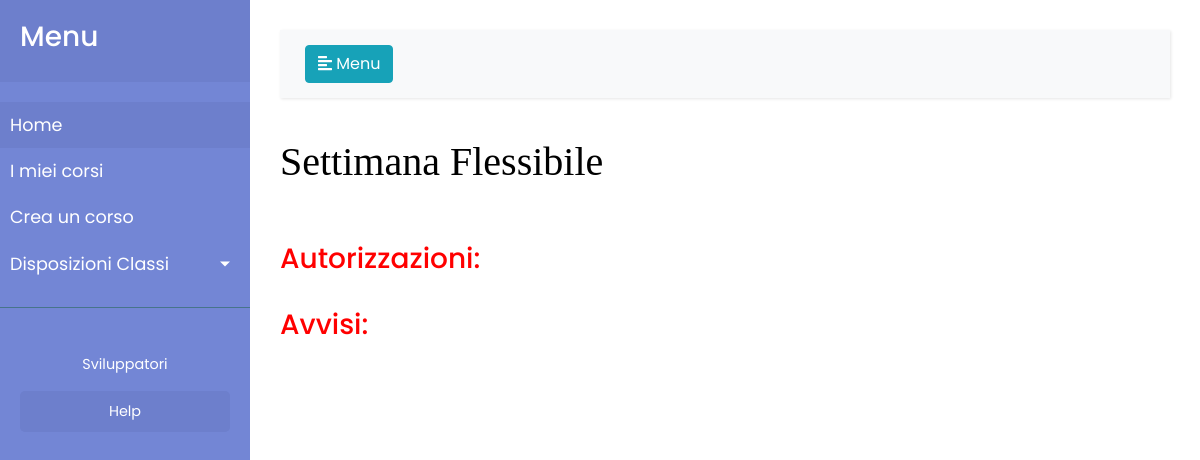
The app's page / (signed in), older data.
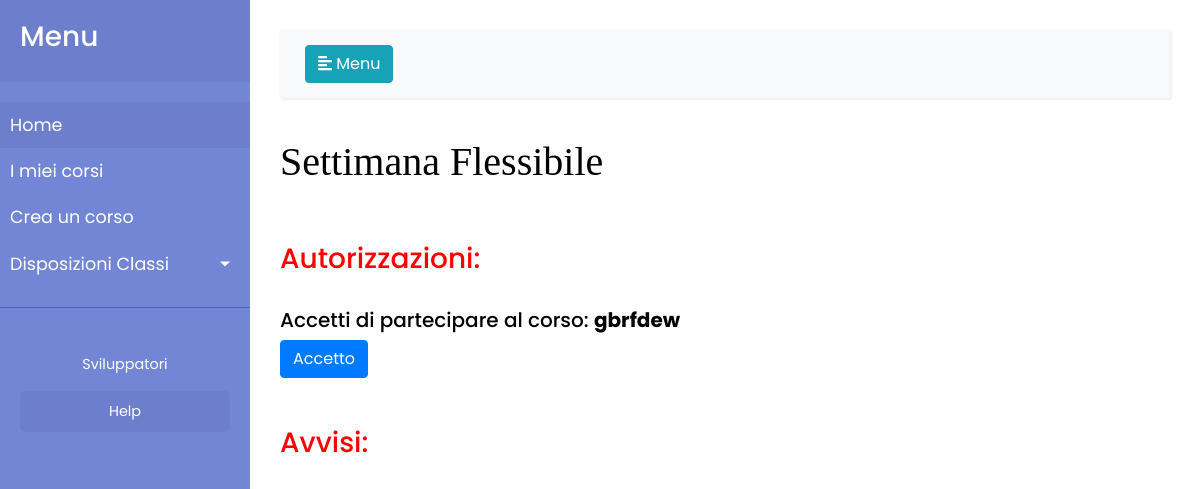
The same page, newer data.
### app/models.py (models this page shows, shortened)
class Approvazione(models.Model):
    corso= models.ForeignKey('Corso', blank=True, null=True)
    alunno= models.ForeignKey('auth.User', blank=True, null=True)
    convalida= models.BooleanField(default=False)
    class Meta:
        verbose_name = "Approvazione"
        verbose_name_plural = "Approvazioni"

class Corso(models.Model):
    titolo = models.CharField(max_length=100)
    studente_referente1 = models.ForeignKey('auth.User', related_name='studente_referente1', null=True)
    studente_referente2 = models.ForeignKey('auth.User', related_name='studente_referente2', blank=True, null=True)
    studente_referente3 = models.ForeignKey('auth.User', related_name='studente_referente3', blank=True, null=True)
    studente_referente4 = models.ForeignKey('auth.User', related_name='studente_referente4', blank=True, null=True)
    studente_referente5 = models.ForeignKey('auth.User', related_name='studente_referente5', blank=True, null=True)
    descrizione= models.TextField(blank=True)
    numero_di_telefono = models.IntegerField()
    esperti_esterni = models.CharField(max_length=100,blank=True, null=True, default="")
    aule = models.ForeignKey('Aula')
    progressivo= models.BooleanField(default=False)
    f1= models.BooleanField(default=False)
    f2= models.BooleanField(default=False)
    f3= models.BooleanField(default=False)
    f4= models.BooleanField(default=False)
    f5= models.BooleanField(default=False)
    f6= models.BooleanField(default=False)
    f7= models.BooleanField(default=False)
    f8= models.BooleanField(default=False)
    f9= models.BooleanField(default=False)
    convalida= models.BooleanField(default=False)
    corso_pieno= models.BooleanField(default=False)
    class Meta:
        verbose_name = "Corso"
        verbose_name_plural = "Corsi"
    created_date = models.DateTimeField(
        default=timezone.now)
    published_date = models.DateTimeField(
        blank=True, null=True)
    def __str__(self):
        return str(self.titolo)

### app/views.py (the view)
# urls.py: url(r'^$', views.home, name='home'),
@login_required(login_url='/login/')
def home (request):
    convalida=Approvazione.objects.filter(alunno=request.user)
    comunicazioni= Comunicazione.objects.filter(published_date__lte=timezone.now()).order_by('-published_date')
    if request.method == "GET":
        try:
            corso_da_approvare_id = request.GET.get("idcorso")
            corso_da_approvare = Approvazione.objects.get(corso_id=corso_da_approvare_id, alunno=request.user, convalida = False)
            corso_da_approvare.convalida=True
            print(0)
            try:
                IscrizioneReferenti.iscrizioniReferenti(corso_da_approvare_id, request.user)
                convalide=Approvazione.objects.filter(corso_id=corso_da_approvare_id)
                corso_da_approvare.save()
                messages.success(request, 'Operazione eseguita con successo')
            except:
                messages.error(request, 'Fascia gia occupata!')
        except:
            pass
    return render(request, 'corsi/home.html', {'convalida':convalida, 'comunicazioni':comunicazioni})

### app/templates/corsi/home.html (shortened to what this page needs)
{% extends 'corsi/base.html' %}
{% block content %}
<h1 class="titoli" style="font-family: 'Permanent Marker', cursive;">Settimana Flessibile</h1>
<br><br>
<h3 style="color: red;">Autorizzazioni:</h3>
<br>
{%for convalida in convalida%}
{%if convalida.convalida == False%}
  <form method="GET" class="post-form">
<h5>Accetti di partecipare al corso: <b>{{convalida.corso}}</b></h5>
<a type="submit" id="bottone{{approvazione}}" class="btn btn-primary" href="?idcorso={{convalida.corso_id}}" name="{{convalida.corso_id}}">Accetto</a>
</form>
<br>
<br>
  {%endif%}
{%endfor%}
<h3 style="color: red;">Avvisi:</h3>
{% endblock content %}

Row changes from the older to the newer data that the page shows:
added Approvazione: corso "gbrfdew"
